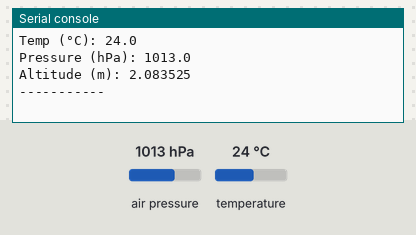
Bench run of a program on a simulated ESP32 board running MicroPython. Shown: the last lines printed to the serial console. The inputs (shaded band) are chosen by the test bench; at power-on: air pressure 1013 hPa, temperature 24 °C. Library files of the repository ran but are not shown: bmp280.py.

Above: at 1.2 s.
1.3 s: air pressure set to 952 hPa
At 2.6 s:
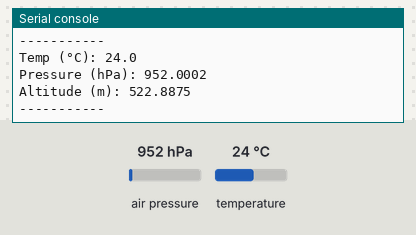
2.8 s: temperature set to 12 °C
At 4.2 s:
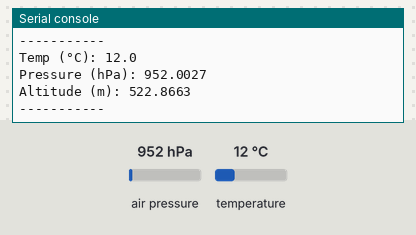
4.3 s: air pressure set to 975 hPa
At 7.3 s:
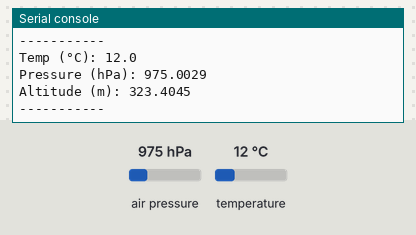
Timing chart, 0 to 8.8 s (numbered marks = the images above; inputs shaded):
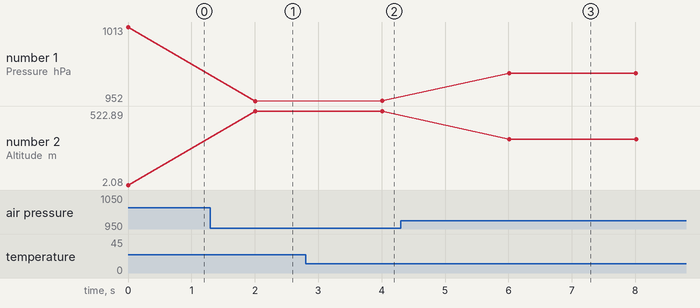

The program:

sensor_reading.py
```python
from machine import Pin, I2C
from bmp280 import BMP280
import time

i2c = I2C(0, scl=Pin(22), sda=Pin(21))
bmp = BMP280(i2c, addr=0x76)

while True:
    print("Temp (°C):", bmp.temperature)
    print("Pressure (hPa):", bmp.pressure / 100)
    print("Altitude (m):", bmp.altitude)
    print("-----------")
    time.sleep(2)
```

Measured:
- after the input at 1.3 s, the serial console: prints a new line after 0.70 s (image 1)
- after the input at 2.8 s, the serial console: prints a new line after 1.2 s (image 2)
- after the input at 4.3 s, the serial console: prints a new line after 1.7 s (image 3)
- plotted number 1: 1013 → 952 after the input at 1.3 s, 952 → 952 after the input at 2.8 s, 952 → 975 after the input at 4.3 s
- plotted number 2: 2.08 → 522.89 after the input at 1.3 s, 522.89 → 522.87 after the input at 2.8 s, 522.87 → 323.4 after the input at 4.3 s
